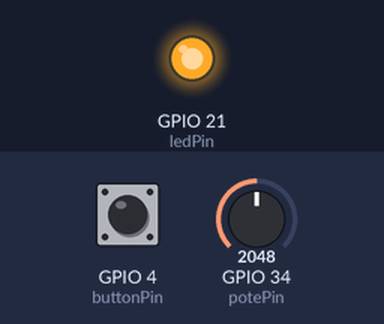
Recording of a sketch running on a simulated ESP32. Parts: output pins drawn as LEDs (lit = HIGH). Inputs (shaded band) come from the test bench; at power-on: GPIO 4 (buttonPin) LOW, GPIO 34 (potePin) = 2048.

Above: at 4.2 s.
4.3 s: GPIO 4 (buttonPin) pulled HIGH for 1 s
At 11.6 s:
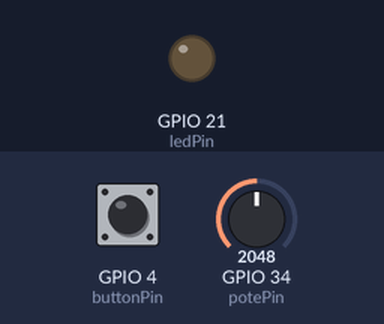
Timing chart, 0 to 13.1 s (numbered marks = the images above; inputs shaded):
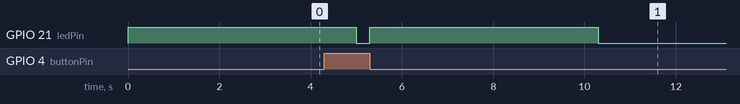

The sketch:

test.ino
```cpp
// Pin definitions for ESP32
const int ledPin = 21;      // GPIO 16 (Salida a la LED)
const int buttonPin = 4;   // GPIO 4 (Connect push button to GND)
const int potePin = 34; // GPIO 34 (Potentiometer for interval)

// Time variables
int runTime = 5000;      // Time the LED stays ON (5 seconds)
unsigned long startTime = 0;       // Stores the exact moment the LED turned ON

// State variables
bool isLedOn = false;
bool lastButtonState = HIGH;       // Stores the previous state of the button
bool waitingForRelease = false;    // Safety lock variable

void setup() {
  pinMode(ledPin, OUTPUT);
  pinMode(buttonPin, INPUT);
  pinMode(potePin, INPUT);
  Serial.begin(115200);
}

void loop() {
  unsigned long currentTime = millis();
  bool currentButtonState = digitalRead(buttonPin);

  // 1. Release Safety Lock: If the button is released (HIGH), clear the lock
  if (currentButtonState == HIGH) {
    waitingForRelease = false;
  }

  // 2. Edge Detection: Trigger ONLY when pressed, LED is off, AND the lock is clear
  if (currentButtonState == LOW && lastButtonState == HIGH && !isLedOn && !waitingForRelease) {
    digitalWrite(ledPin, HIGH);    // Turn the LED ON
    startTime = currentTime;       // Save the start time
    isLedOn = true;                // Update the LED state
    waitingForRelease = true;      // Activate safety lock immediately

    // Adjust time of interval
    int rawValue = analogRead(potePin);
    int index = map(rawValue, 0, 4095, 1, 10);
    runTime =  index*1000;

    delay(50);                     // Software debounce
  }

  // Save the current state for the next loop iteration
  lastButtonState = currentButtonState;

  // 3. Turn the LED OFF automatically once the timer expires
  if (isLedOn && (currentTime - startTime >= runTime)) {
    digitalWrite(ledPin, LOW);     // Turn the LED OFF
    isLedOn = false;               // Update the LED state

    // If you are STILL holding the button when the LED turns off, lock it!
    if (digitalRead(buttonPin) == LOW) {
      waitingForRelease = true;
    }
  }
}
```
